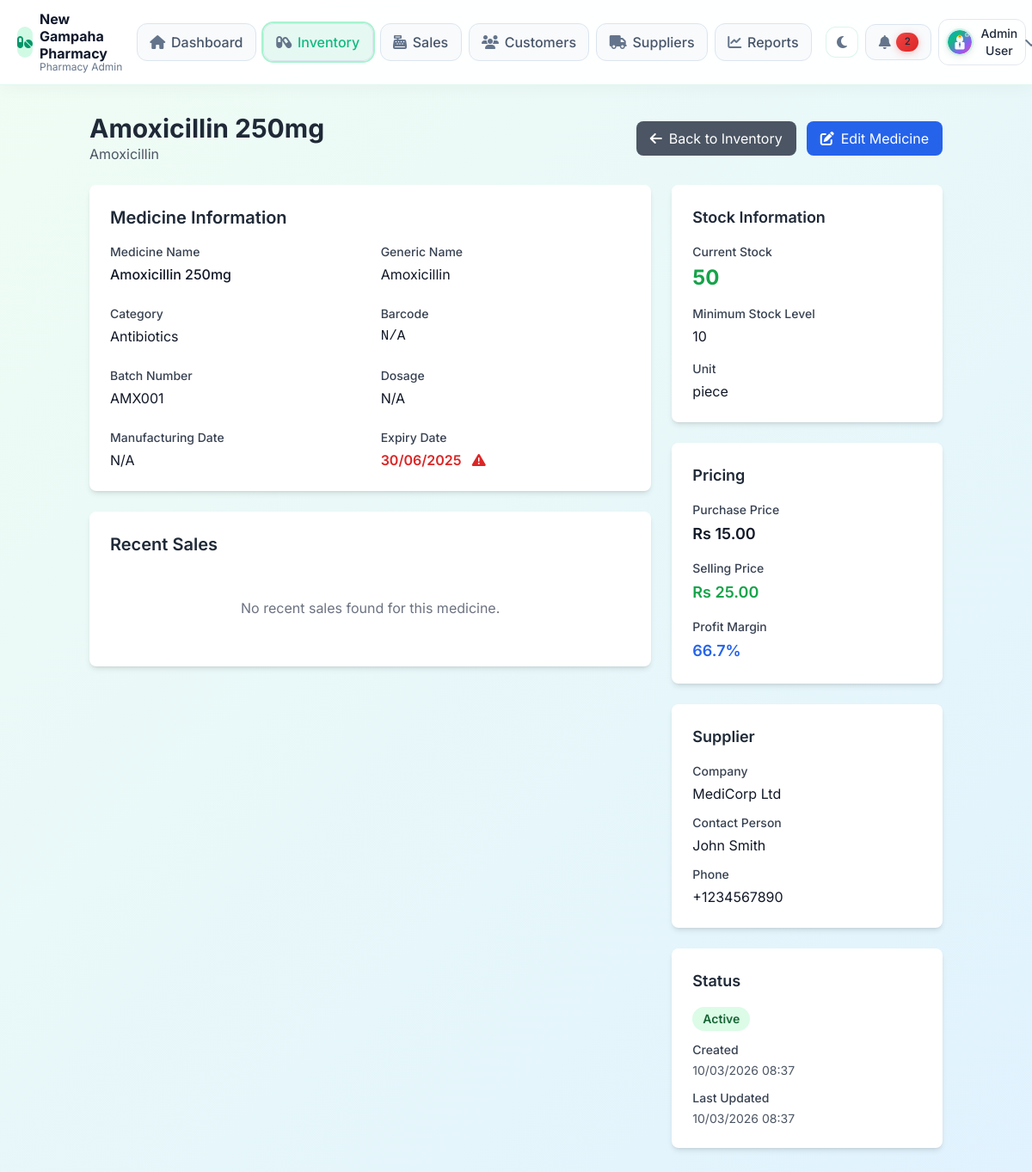
The page /admin/modules/inventory/view_medicine.php?id=2 (signed in) on the database its author committed.
### tables this page shows
CREATE TABLE users (
    id INT PRIMARY KEY AUTO_INCREMENT,
    name VARCHAR(100) NOT NULL,
    email VARCHAR(100) UNIQUE NOT NULL,
    password VARCHAR(255) NOT NULL,
    role ENUM('admin', 'pharmacist', 'customer') NOT NULL DEFAULT 'customer',
    phone VARCHAR(20),
    address TEXT,
    profile_image VARCHAR(255),
    status ENUM('active', 'inactive') DEFAULT 'active',
    created_at TIMESTAMP DEFAULT CURRENT_TIMESTAMP,
    updated_at TIMESTAMP DEFAULT CURRENT_TIMESTAMP ON UPDATE CURRENT_TIMESTAMP
);

CREATE TABLE medicines (
    id INT PRIMARY KEY AUTO_INCREMENT,
    name VARCHAR(200) NOT NULL,
    generic_name VARCHAR(200),
    category_id INT,
    supplier_id INT,
    batch_number VARCHAR(50),
    barcode VARCHAR(100),
    description TEXT,
    dosage VARCHAR(100),
    unit VARCHAR(50) DEFAULT 'piece',
    purchase_price DECIMAL(10,2) NOT NULL,
    selling_price DECIMAL(10,2) NOT NULL,
    stock_quantity INT DEFAULT 0,
    min_stock_level INT DEFAULT 10,
    max_stock_level INT DEFAULT 1000,
    expiry_date DATE,
    manufacture_date DATE,
    prescription_required BOOLEAN DEFAULT FALSE,
    image VARCHAR(255),
    status ENUM('active', 'inactive', 'discontinued') DEFAULT 'active',
    created_at TIMESTAMP DEFAULT CURRENT_TIMESTAMP,
    updated_at TIMESTAMP DEFAULT CURRENT_TIMESTAMP ON UPDATE CURRENT_TIMESTAMP,
    FOREIGN KEY (category_id) REFERENCES categories(id),
    FOREIGN KEY (supplier_id) REFERENCES suppliers(id),
    INDEX idx_name (name),
    INDEX idx_barcode (barcode),
    INDEX idx_expiry (expiry_date)
);

CREATE TABLE categories (
    id INT PRIMARY KEY AUTO_INCREMENT,
    name VARCHAR(100) NOT NULL,
    description TEXT,
    status ENUM('active', 'inactive') DEFAULT 'active',
    created_at TIMESTAMP DEFAULT CURRENT_TIMESTAMP
);

CREATE TABLE suppliers (
    id INT PRIMARY KEY AUTO_INCREMENT,
    name VARCHAR(100) NOT NULL,
    contact_person VARCHAR(100),
    email VARCHAR(100),
    phone VARCHAR(20),
    address TEXT,
    status ENUM('active', 'inactive') DEFAULT 'active',
    created_at TIMESTAMP DEFAULT CURRENT_TIMESTAMP,
    updated_at TIMESTAMP DEFAULT CURRENT_TIMESTAMP ON UPDATE CURRENT_TIMESTAMP
);

### admin/modules/inventory/view_medicine.php (the view, shortened to what the rows shown need)
<?php
require_once dirname(__DIR__, 2) . '/bootstrap.php';
$id = $_GET['id'] ?? null;
$stmt = $pdo->prepare("
    SELECT m.*, c.name as category_name, s.name as supplier_name, s.contact_person, s.phone
    FROM medicines m
    LEFT JOIN categories c ON m.category_id = c.id
    LEFT JOIN suppliers s ON m.supplier_id = s.id
    WHERE m.id = ?
");
$stmt->execute([$id]);
$medicine = $stmt->fetch(PDO::FETCH_ASSOC);
?>
<!DOCTYPE html>
<html lang="en" data-theme="<?php echo getThemeClass(); ?>">
<head>
    <?php include '../../includes/head.php'; ?>
    <script src="https://cdn.tailwindcss.com"></script>
</head>
<body class="pc-shell">
    <?php include '../../includes/navbar.php'; ?>
    <div class="container mx-auto px-4 py-8">
        <div class="flex justify-between items-center mb-6">
            <div>
                <h1 class="text-3xl font-bold text-gray-800"><?php echo htmlspecialchars($medicine['name'] ?? 'Unknown Medicine'); ?></h1>
                <p class="text-gray-600"><?php echo htmlspecialchars($medicine['generic_name'] ?? 'N/A'); ?></p>
            </div>
        </div>
        <div class="grid grid-cols-1 lg:grid-cols-3 gap-6">
            <div class="lg:col-span-2">
                <div class="bg-white rounded-lg shadow-md p-6 mb-6">
                    <h2 class="text-xl font-semibold text-gray-800 mb-4">Medicine Information</h2>
                    <div class="grid grid-cols-1 md:grid-cols-2 gap-6">
                        <div>
                            <label class="block text-sm font-medium text-gray-700 mb-1">Medicine Name</label>
                            <p class="text-gray-900 font-medium"><?php echo htmlspecialchars($medicine['name'] ?? 'Unknown Medicine'); ?></p>
                        </div>
                        <div>
                            <label class="block text-sm font-medium text-gray-700 mb-1">Generic Name</label>
                            <p class="text-gray-900"><?php echo htmlspecialchars($medicine['generic_name'] ?? 'N/A'); ?></p>
                        </div>
                        <div>
                            <label class="block text-sm font-medium text-gray-700 mb-1">Category</label>
                            <p class="text-gray-900"><?php echo htmlspecialchars($medicine['category_name'] ?? 'N/A'); ?></p>
                        </div>
                        <div>
                            <label class="block text-sm font-medium text-gray-700 mb-1">Barcode</label>
                            <p class="text-gray-900 font-mono"><?php echo htmlspecialchars($medicine['barcode'] ?? 'N/A'); ?></p>
                        </div>
                        <div>
                            <label class="block text-sm font-medium text-gray-700 mb-1">Batch Number</label>
                            <p class="text-gray-900"><?php echo htmlspecialchars($medicine['batch_number'] ?? 'N/A'); ?></p>
                        </div>
                        <div>
                            <label class="block text-sm font-medium text-gray-700 mb-1">Dosage</label>
                            <p class="text-gray-900"><?php echo htmlspecialchars($medicine['dosage'] ?? 'N/A'); ?></p>
                        </div>
                        <div>
                            <label class="block text-sm font-medium text-gray-700 mb-1">Expiry Date</label>
                            <p class="text-gray-900 <?php echo (!empty($medicine['expiry_date']) && strtotime($medicine['expiry_date']) <= strtotime('+30 days')) ? 'text-red-600 font-semibold' : ''; ?>">
                                <?php
                                if (!empty($medicine['expiry_date'])) {
                                    echo date('d/m/Y', strtotime($medicine['expiry_date']));
                                    if (strtotime($medicine['expiry_date']) <= strtotime('+30 days')) {
                                        echo ' <i class="fas fa-exclamation-triangle ml-2"></i>';
                                    }
                                } else {
                                    echo 'N/A';
                                }
                                ?>
                            </p>
                        </div>
                    </div>
                </div>
                <div class="bg-white rounded-lg shadow-md p-6">
                    <h2 class="text-xl font-semibold text-gray-800 mb-4">Recent Sales</h2>
                </div>
            </div>
            <div class="space-y-6">
                <div class="bg-white rounded-lg shadow-md p-6">
                    <div class="space-y-4">
                        <div>
                            <label class="block text-sm font-medium text-gray-700 mb-1">Current Stock</label>
                            <p class="text-2xl font-bold <?php echo $medicine['stock_quantity'] <= $medicine['min_stock_level'] ? 'text-red-600' : 'text-green-600'; ?>">
                                <?php echo $medicine['stock_quantity']; ?>
                            </p>
                        </div>
                        <div>
                            <label class="block text-sm font-medium text-gray-700 mb-1">Minimum Stock Level</label>
                            <p class="text-gray-900"><?php echo $medicine['min_stock_level']; ?></p>
                        </div>
                        <div>
                            <label class="block text-sm font-medium text-gray-700 mb-1">Unit</label>
                            <p class="text-gray-900"><?php echo htmlspecialchars($medicine['unit'] ?? 'N/A'); ?></p>
                        </div>
                    </div>
                </div>
                <div class="bg-white rounded-lg shadow-md p-6">
                    <div class="space-y-4">
                        <div>
                            <label class="block text-sm font-medium text-gray-700 mb-1">Purchase Price</label>
                            <p class="text-lg font-semibold text-gray-900">Rs <?php echo number_format($medicine['purchase_price'], 2); ?></p>
                        </div>
                        <div>
                            <label class="block text-sm font-medium text-gray-700 mb-1">Selling Price</label>
                            <p class="text-lg font-semibold text-green-600">Rs <?php echo number_format($medicine['selling_price'], 2); ?></p>
                        </div>
                        <div>
                            <label class="block text-sm font-medium text-gray-700 mb-1">Profit Margin</label>
                            <?php
                            $margin = (($medicine['selling_price'] - $medicine['purchase_price']) / $medicine['purchase_price']) * 100;
                            ?>
                            <p class="text-lg font-semibold text-blue-600"><?php echo number_format($margin, 1); ?>%</p>
                        </div>
                    </div>
                </div>
                <?php if ($medicine['supplier_name']): ?>
                    <div class="bg-white rounded-lg shadow-md p-6">
                        <h3 class="text-lg font-semibold text-gray-800 mb-4">Supplier</h3>
                        <div class="space-y-3">
                            <div>
                                <label class="block text-sm font-medium text-gray-700 mb-1">Company</label>
                                <p class="text-gray-900"><?php echo htmlspecialchars($medicine['supplier_name'] ?? 'N/A'); ?></p>
                            </div>
                            <?php if ($medicine['contact_person']): ?>
                                <div>
                                    <label class="block text-sm font-medium text-gray-700 mb-1">Contact Person</label>
                                    <p class="text-gray-900"><?php echo htmlspecialchars($medicine['contact_person'] ?? 'N/A'); ?></p>
                                </div>
                            <?php endif; ?>
                            <?php if ($medicine['phone']): ?>
                                <div>
                                    <label class="block text-sm font-medium text-gray-700 mb-1">Phone</label>
                                    <p class="text-gray-900"><?php echo htmlspecialchars($medicine['phone'] ?? 'N/A'); ?></p>
                                </div>
                            <?php endif; ?>
                        </div>
                    </div>
                <?php endif; ?>
                <div class="bg-white rounded-lg shadow-md p-6">
                    <div class="space-y-3">
                        <div>
                            <span class="px-3 py-1 inline-flex text-sm leading-5 font-semibold rounded-full
                                <?php echo $medicine['status'] === 'active' ? 'bg-green-100 text-green-800' : 'bg-red-100 text-red-800'; ?>">
                                <?php echo ucfirst($medicine['status']); ?>
                            </span>
                        </div>
                        <div>
                            <label class="block text-sm font-medium text-gray-700 mb-1">Created</label>
                            <p class="text-sm text-gray-600"><?php echo date('d/m/Y H:i', strtotime($medicine['created_at'])); ?></p>
                        </div>
                        <div>
                            <label class="block text-sm font-medium text-gray-700 mb-1">Last Updated</label>
                            <p class="text-sm text-gray-600"><?php echo date('d/m/Y H:i', strtotime($medicine['updated_at'])); ?></p>
                        </div>
                    </div>
                </div>
            </div>
        </div>
    </div>
</body>
</html>

### admin/includes/navbar.php (shortened to what the rows shown need)
<?php
$profileImage = ($user && !empty($user['profile_image']))
  ? url('uploads/profiles/' . $user['profile_image'])
  : url('assets/images/default-avatar.svg');
?>
<nav
  class="sticky top-0 z-50 border-b border-slate-200/70 bg-white/92 backdrop-blur dark:bg-slate-900/95 dark:border-slate-700">
  <div class="pc-container !py-3">
    <div class="flex items-center justify-between gap-4">
      <div class="flex items-center gap-2">
        <div class="relative">
          <button
            class="flex items-center gap-2 rounded-xl border border-slate-200 dark:border-slate-700 px-2 py-1.5 hover:bg-slate-50 dark:hover:bg-slate-800 text-slate-700 dark:text-slate-100"
            onclick="toggleUserMenu()">
            <img src="<?php echo $profileImage; ?>" alt="Profile" class="h-8 w-8 rounded-full object-cover"
              onerror="this.src='<?php echo url('assets/images/default-avatar.svg'); ?>'">
            <span
              class="hidden lg:inline text-sm font-medium"><?php echo htmlspecialchars($user['name'] ?? 'User'); ?></span>
            <i class="fas fa-chevron-down text-xs text-slate-400"></i>
          </button>
        </div>
      </div>
    </div>
  </div>
</nav>

### rows shown on the page
users: name "Admin User"
medicines: name "Amoxicillin 250mg", generic_name "Amoxicillin", category.name "Antibiotics", barcode "N/A", batch_number "AMX001", dosage "N/A", expiry_date "30/06/2025", stock_quantity "50", min_stock_level "10", unit "piece", purchase_price "15.00", selling_price "25.00", margin "66.7", supplier.name "MediCorp Ltd", supplier.contact_person "John Smith", supplier.phone "+1234567890", status "Active", created_at "10/03/2026 08:37", updated_at "10/03/2026 08:37"
